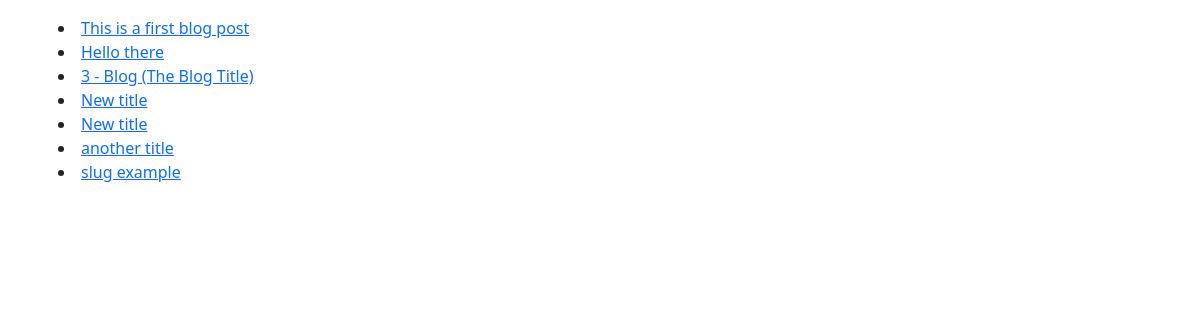
Page /blogpost/ on the earlier database version.
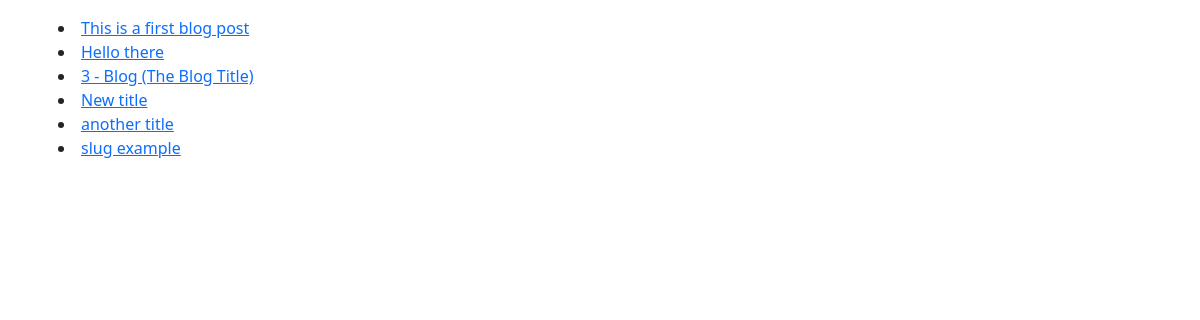
Same page on the later database version.
### blog/models.py (models this page shows, shortened)
class BlogPost(models.Model):
    title = models.CharField(max_length=120)
    slug = models.SlugField(null=True)
    content = models.TextField(null=False,  blank=False)
    def get_absolute_url(self):
        return f"/blogpost/{self.slug}"

### blog/views.py (the view)
# urls.py: path('', blog_list_view),
def blog_list_view(request):
    obj = BlogPost.objects.all()
    template_name = "blog_list_view.html"
    context = {"blogs": obj}
    return render(request, template_name, context)

### templates/blog_list_view.html
{% extends 'base.html' %}
{% block content %}
<div class="container">
    <div class="row p-3">
        {% for blog in blogs %}
            <li><a href='{{blog.get_absolute_url}}'>{{ blog.title }}</a></li>
        {% endfor %}
    </div>
</div>
{% endblock %}

### templates/base.html (shortened to what this page needs)
<!doctype html>
<html lang="en">
  <head>
    <link href="https://cdn.jsdelivr.net/npm/bootstrap@5.3.3/dist/css/bootstrap.min.css" rel="stylesheet">
  </head>
  <body>
    {% block content %}
    {% endblock %}
  </body>
</html>

Differences in the rows shown:
removed BlogPost: title "New title"
